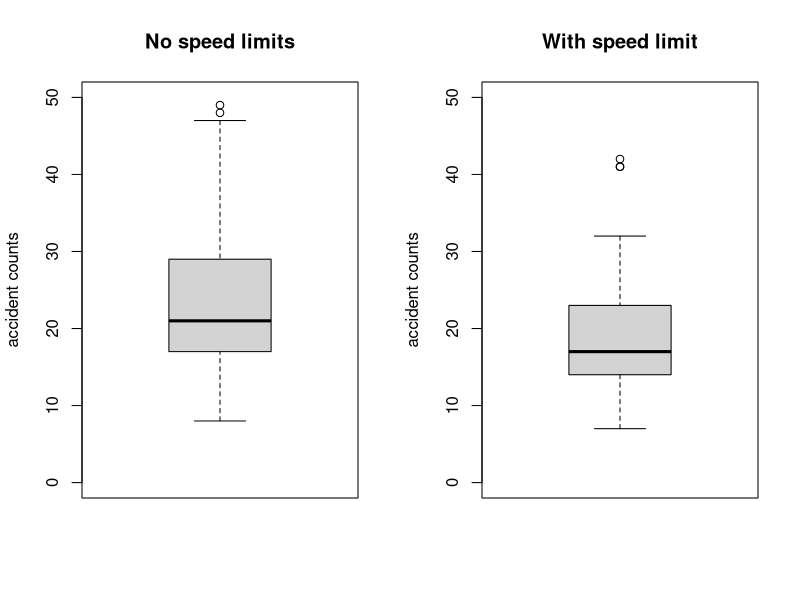

Here is the R script that generated this plot:
### Modelling in Physical Geography
### Independent assignment 1
### Complete the script according to instructions
### and return on Wednesday

## Create a new directory called "indie_1" and change your working
## directory to it.
dir.create("indie_1")
setwd("C:/Users/oyeda/Desktop/MODELLING_PHYSICAL_GEOGRAPHY/assignment1/indie_1")

## Today we work with data on traffic accidents in Sweden. Check the
## help page of the dataset
help(Traffic)
?MASS::Traffic

## Turn off factor conversion
options(stringsAsFactors = FALSE)


## Read in the data
traffic <- MASS::Traffic

## Check data types using str().
str(traffic)

## List the names and data types of all columns in the data frame in a
## comment below.
#Year: integer
#day: integer
#limit: Factor
#y : integer

## Print a summary of the data frame with the summary()
## -function. What is the mean number of daily traffic accidents per
## day during this study? List your answer in a comment below
summary(traffic)
#This can be seen from the summary: 21.55

#can also be extracted by the below:
print(mean(traffic$y))
sum(traffic[,"y"])/length(traffic$day)
sum(traffic[,"y"])/NROW(traffic$day)
#mean number of daily accidents per day : 21.55


## Complete the commands below to create two boxplots in the same
## plotting frame. The one on the left should display the distribution
## of accident counts when speed limits were not enforced, while the
## one on the right should do the same for when speed limits were
## enforced. Give the plots informative titles and labels. Save the
## plot as pdf.
par(mfrow = c(1,2))
boxplot(traffic[traffic$limit == "no", "y"], ylim = c(0,50), 
        ylab="accident counts",main="No speed limits")
boxplot(traffic[traffic$limit == "yes", "y"], ylim = c(0,50)
        ,ylab="accident counts",main= "With speed limit")


## Reset the plotting area
par(mfrow = c(1,1))

## The column y is a count of traffic accidents per day. Calculate the
## accident rate per hour and assign it to a new column called
## "accidents_per_hour"
traffic$accidents_per_hour<-round(traffic$y/24, 2)
head(traffic, n=4)


## Remove the column "limit" from the data frame.
traffic$limit<- NULL


## Create a new function that takes a vector as an argument, samples
## one value from it and returns it
new_function <- function(x){
    return(sample(x, size=1))
}
?sample

## Apply this new function to all the columns of your data frame using
## lapply or sapply
lapply(traffic, FUN = new_function)
sapply(traffic, FUN = new_function)

#the below isn't necessaty since we are samplng all the columns
sapply(traffic[,c("year","day","y","accidents_per_hour")], FUN = new_function)

## Create a for-loop that goes through all the rows of the data frame,
## and prints the sentence: "It is x, day y.", where x is the year in
## that row and y is the corresponding day. Use the cat() function to
## print the sentence.
for(i in 1:NROW(traffic)){
    sentence <- paste0("it is ", traffic$year[i], 
    ", day ",traffic$day[i],".\n") # the \n in the end signals a newline.
    cat(sentence)
}

